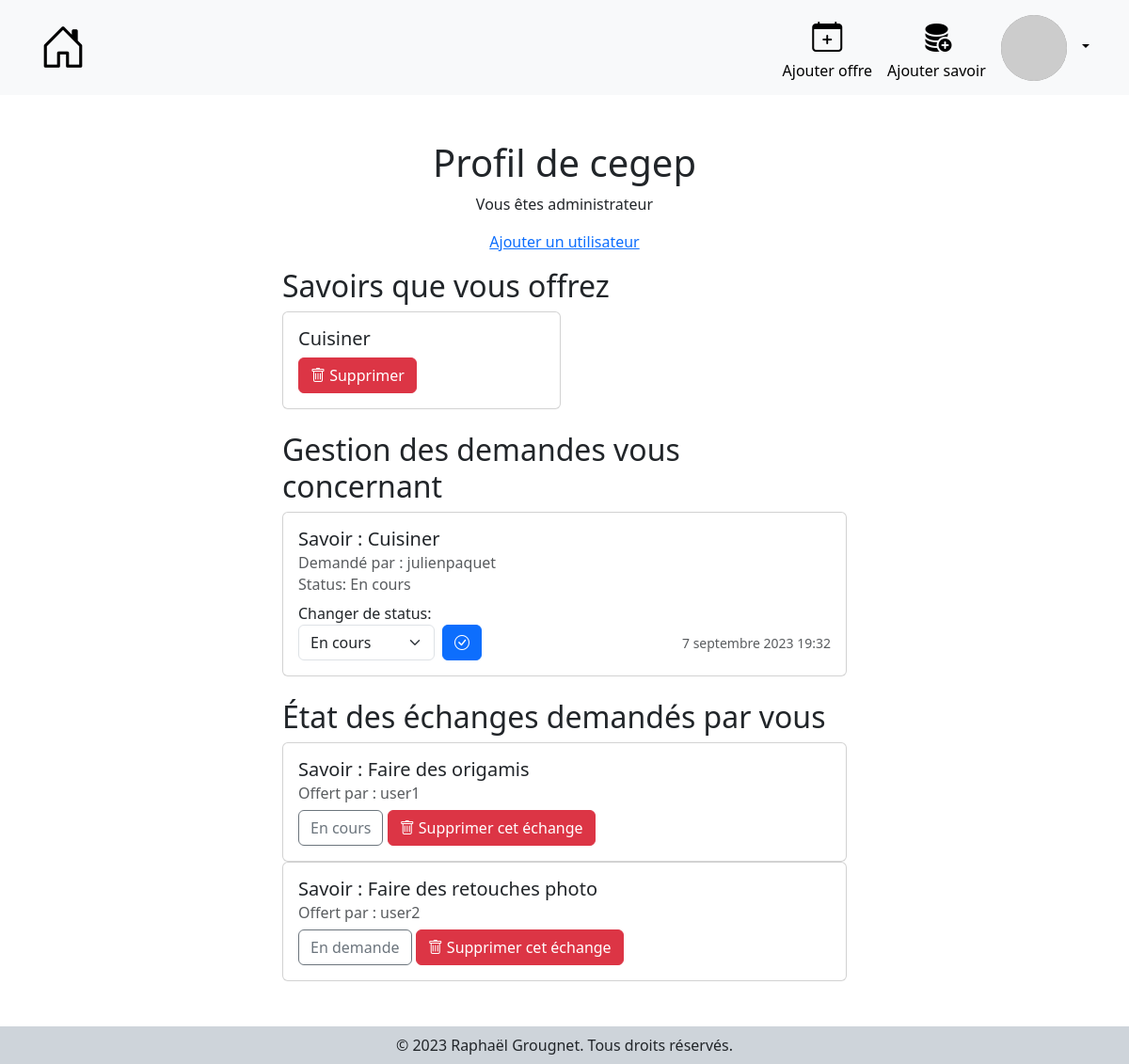
Page /profile/ (signed in) on the committed database.
### rers/models.py (models this page shows, shortened)
class User(AbstractUser):
    pass

class Offre(models.Model):
    created_at = models.DateTimeField(auto_now_add=True, auto_now=False)
    id_user = models.ForeignKey(User, on_delete=models.CASCADE)
    id_savoir = models.ForeignKey(Savoir, on_delete=models.CASCADE)

class Savoir(models.Model):
    created_at = models.DateTimeField(auto_now_add=True, auto_now=False)
    nom = models.CharField(max_length=150)
    description = models.TextField()

class Echange(models.Model):
    demande_by = models.ForeignKey(User, on_delete=models.CASCADE)
    id_offre = models.ForeignKey(Offre, on_delete=models.CASCADE)
    date = models.DateTimeField(auto_now_add=True, auto_now=False)
    CHOICES = ((0, 'En demande'), (1, 'En cours'), (2, 'Terminé'), (3, 'Annulé'))
    status = models.IntegerField(choices=CHOICES, default=0)

### rers/views.py (the view)
# urls.py: path('profile/', views.profil, name='profil'),
def profil(request):
    utilisateur = request.user
    if not utilisateur.is_authenticated:
        messages.add_message(request, messages.INFO , "Vous devez être connecté pour accéder à votre profil.")
        return redirect('login')
    try:
        savoirs_offerts = Offre.objects.filter(id_user=utilisateur.id)
        demandes_recues = Echange.objects.filter(id_offre__id_user=utilisateur.id)
        demandes_envoyees = Echange.objects.filter(demande_by=utilisateur.id)
    except Offre.DoesNotExist:
        savoirs_offerts = None
    except Echange.DoesNotExist:
        demandes_recues = None
        demandes_envoyees = None
    return render(request, 'rers/profil.html', {'savoirs_offerts': savoirs_offerts, 'demandes_recues': demandes_recues, 'demandes_envoyees': demandes_envoyees, 'STATUS': STATUS})

### rers/templates/rers/profil.html (shortened to what this page needs)
{% extends "rers/base.html" %}
{% block content %}
<div class="d-flex flex-column justify-content-center align-items-center my-5">
    <div class="text-center">
        <h1 class="text-center">Profil de {{ user.username }}</h1>
        {% if user.is_superuser %}
        <p>Vous êtes administrateur</p>
        <p><a href="{% url 'add_user' %}">Ajouter un utilisateur</a></p>
        {% endif %}
    </div>
    <div class="w-50">
        <h2>Savoirs que vous offrez</h2>
        <div class="row g-2">
            {% for savoir in savoirs_offerts %}
            <div class="col-6">
                <div class="card">
                    <div class="card-body">
                        <h5 class="card-title">{{ savoir.id_savoir.nom }}</h5>
                        <button class="btn btn-danger btnSupprOffre" data-id="{{savoir.id}}"><i class="bi bi-trash"></i> Supprimer</button>
                    </div>
                </div>
            </div>
            {% empty %}
            <p>Vous n'offrez aucun savoir pour le moment</p>
            {% endfor %}
        </div>
    </div>
    <div class="w-50 mt-4">
        <h2>Gestion des demandes vous concernant</h2>
        {% for demande in demandes_recues %}
        <div class="card">
            <div class="card-body">
                <h5 class="card-title">Savoir : {{ demande.id_offre.id_savoir.nom }}</h5>
                <h6 class="card-subtitle mb-2 text-muted">Demandé par : {{ demande.demande_by.username }}</h6>
                <h6 class="card-subtitle mb-2 text-muted">Status: {{ demande.get_status_display }}</h6>
                <label for="status">Changer de status:</label>
                <div class="d-flex justify-content-between align-items-end">
                    <form method="post" class="d-flex" action="{% url 'modify_status_offer' demande.id %}">
                        <select name="status" id="status" class="form-select me-2">
                            {% for valeur,status in STATUS.items %}
                                <option value="{{ valeur }}" {% if demande.status == valeur %} selected {% endif %}>{{ status }}</option>
                            {% endfor %}
                        </select>
                        <button type="submit" class="btn btn-primary"><i
                                class="bi bi-check-circle"></i></button>
                    </form>
                    <small class="card-subtitle mb-2 text-muted text-center " style="white-space: nowrap;">{{ demande.date }}</small>
                </div>
            </div>
        </div>
        {% empty %}
        <p>Vous n'avez aucune demande pour le moment</p>
        {% endfor %}
    </div>
    <div class="w-50 mt-4">
        <h2>État des échanges demandés par vous</h2>
        {% for echange in demandes_envoyees %}
        <div class="card">
            <div class="card-body">
                <h5 class="card-title">Savoir : {{ echange.id_offre.id_savoir.nom }}</h5>
                <h6 class="card-subtitle mb-2 text-muted">Offert par : {{ echange.id_offre.id_user.username }}</h6>
                <div>
                    <p class="btn btn-outline-secondary m-0">{{ echange.get_status_display }}</p>
                    <a href="{% url 'delete_ask' echange.id %}" class="btn btn-danger">
                        <i class="bi bi-trash"></i> Supprimer cet échange
                    </a>
                </div>
            </div>
        </div>
        {% empty %}
        <p>Vous n'avez demandé aucun échange pour le moment</p>
        {% endfor %}
    </div>
</div>
{% endblock %}

### rows in the picture
User: username "cegep"
Offre: id_savoir.nom "Cuisiner"
Echange: id_offre.id_savoir.nom "Cuisiner", demande_by.username "julienpaquet", status "En cours", date "7 septembre 2023 19:32"
Echange: id_offre.id_savoir.nom "Faire des origamis", id_offre.id_user.username "user1", status "En cours"
Echange: id_offre.id_savoir.nom "Faire des retouches photo", id_offre.id_user.username "user2", status "En demande"
